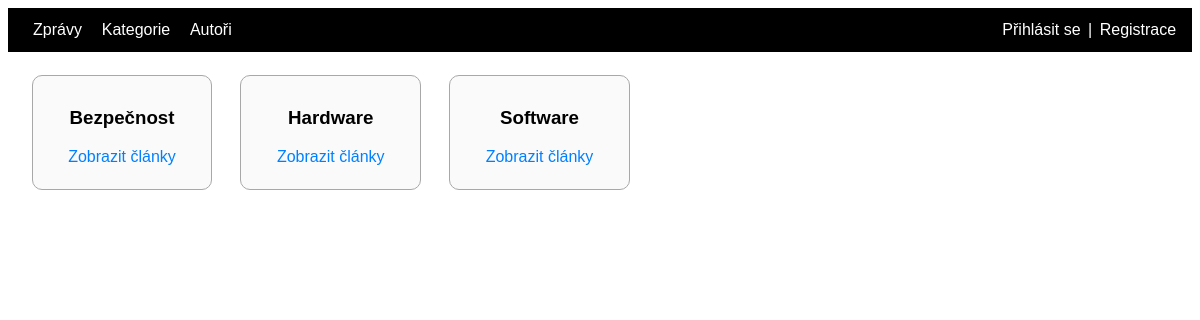
The app's page /category.php with its own data.
### tables this page shows
CREATE TABLE `category` (
  `id` int(11) NOT NULL,
  `name` varchar(50) NOT NULL
);

### category.php (the view, shortened to what this page needs)
<head>
    <link rel="stylesheet" href="style.css">
</head>
<body>
<?php
require_once 'database.php';
    $sql = 'SELECT * FROM category';
    $stmt = $conn->query($sql);
    $category = $stmt->fetchALl();
?>
<header class="header">
        <div class="header1">
        <a class="odkazy" href="index.php">Zprávy</a>
        <a class="odkazy" href="category.php">Kategorie</a>
        <a class="odkazy" href="author.php">Autoři</a>
        </div>
        <div class="header2">
        <?php if(isset($_SESSION['author'])): ?>
        <a class="logout" href="logout.php"> Odhlásit</a>
        <?php else: ?>
        <a class="login" href="login.php">Přihlásit se</a>
        |
        <a class="login" href="authoradd.php">Registrace</a>
        <?php endif; ?>
        </div>
</header>
<?php foreach ($category as $c): ?>
    <div class="CategoryAuthor">
        <h3><?= $c['name'] ?></h3>
        <a class="CategoryAuthorA" href="categoryfilter.php?id=<?= $c['id'] ?>">Zobrazit články</a>
    </div>
<?php endforeach; ?>
</body>
</html>

### style.css (style rules this page uses)
@media only screen and (min-width: 1111px) { body { font-family: "Arial"; } }
@media only screen and (min-width: 1111px) { header { border: solid 1px black; background-color: black; padding: 1%; } }
@media only screen and (min-width: 1111px) { .odkazy { margin-left: 1%; color: white; text-decoration: none; border: solid black; } }
@media only screen and (min-width: 1111px) { .CategoryAuthor { border:solid 1px rgb(168, 168, 168); background-color: rgb(250, 250, 250); border-radius: 10px; padding-top: 1%; padding-left: 3%; padding-right: 3%; padding-bottom: 2%; text-align: center; text-align:top; display: inline-block; margin-top: 2%; margin-left: 2%; } }
@media only screen and (min-width: 1111px) { .CategoryAuthorA { text-decoration: none; color: rgb(0, 128, 255); } }
@media only screen and (min-width: 1111px) { .header { color:white; display: grid; grid-template-columns: 80% 20%; } }
@media only screen and (min-width: 1111px) { .header1 { color:white; grid-column: 1; } }
@media only screen and (min-width: 1111px) { .header2 { color:white; text-align: right; grid-column: 2; } }
@media only screen and (min-width: 1111px) { .login { color: white; text-decoration: none; border: solid black; } }

### records on screen
category: name "Bezpečnost"
category: name "Hardware"
category: name "Software"
